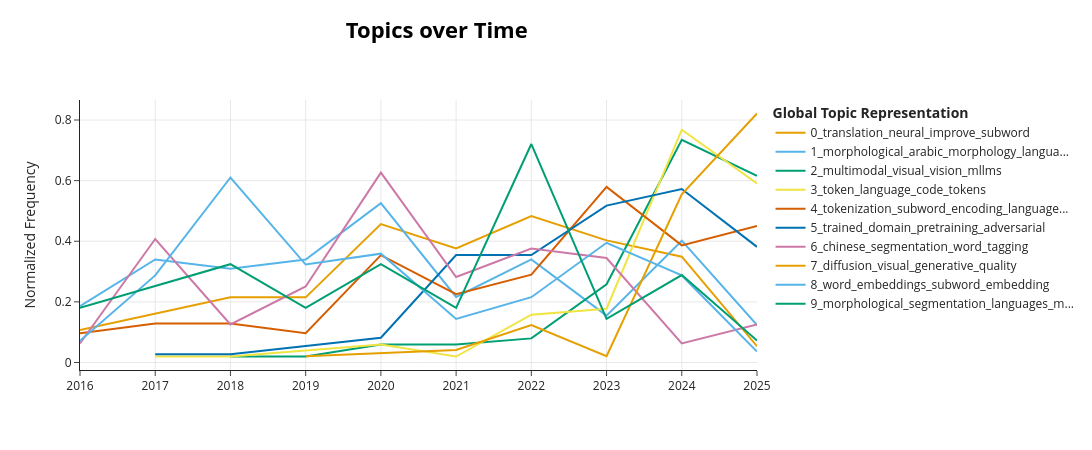

The notebook cell saved with this chart:
### Code cell
years = real_tokenization[~real_tokenization['exclude']]['year'].to_list()
topics_over_time = model.topics_over_time(motivations, years)
model.visualize_topics_over_time(topics_over_time, normalize_frequency=True, top_n_topics=10)

### Figure 1 — Plotly figure (JSON) as saved in the notebook; plotly's stock layout.template omitted (floating-point values rounded to 4 significant figures)
{"data": [{"hoverinfo": "text", "hovertext": ["<b>Topic 0</b><br>Words: translation, machine, neural, bilingual, convolution", "<b>Topic 0</b><br>Words: translation, neural, bidirectional, tree, multilingual", "<b>Topic 0</b><br>Words: translation, neural, input, compositional, recurrent", "<b>Topic 0</b><br>Words: translation, machine, neural, nmt, improve", "<b>Topic 0</b><br>Words: translation, neural, improve, quality, subword", "<b>Topic 0</b><br>Words: translation, neural, improve, subword, resource", "<b>Topic 0</b><br>Words: translation, machine, neural, multilingual, quality", "<b>Topic 0</b><br>Words: translation, neural, improve, quality, subword", "<b>Topic 0</b><br>Words: translation, neural, of, quality, subword", "<b>Topic 0</b><br>Words: translation, neural, contextualization, vocabulary, discrepancy"], "marker": {"color": "#E69F00"}, "mode": "lines", "name": "0_translation_neural_improve_subword", "type": "scatter", "x": [2016, 2017, 2018, 2019, 2020, 2021, 2022, 2023, 2024, 2025], "y": [0.1074, 0.1611, 0.2148, 0.2148, 0.4565, 0.3759, 0.4833, 0.4028, 0.3491, 0.0537]}, {"hoverinfo": "text", "hovertext": ["<b>Topic 1</b><br>Words: morphological, arabic, morpheme, esperanto, lexicon", "<b>Topic 1</b><br>Words: arabic, morphological, dialectal, analysis, japanese", "<b>Topic 1</b><br>Words: morphological, arabic, analyzer, linguists, corpus", "<b>Topic 1</b><br>Words: morphological, arabic, resource, languages, morphology", "<b>Topic 1</b><br>Words: morphological, arabic, language, corpus, morphology", "<b>Topic 1</b><br>Words: morphological, uyghur, gitksan, language, arabic", "<b>Topic 1</b><br>Words: morphological, resource, morphology, languages, arabic", "<b>Topic 1</b><br>Words: morphological, arabic, annotation, camelparser2, formalisms", "<b>Topic 1</b><br>Words: arabic, morphological, languages, linguistic, morphology", "<b>Topic 1</b><br>Words: linguistics, indonesian, morphology, nlp, sumerian"], "marker": {"color": "#56B4E9"}, "mode": "lines", "name": "1_morphological_arabic_morphology_langua...", "type": "scatter", "x": [2016, 2017, 2018, 2019, 2020, 2021, 2022, 2023, 2024, 2025], "y": [0.1854, 0.34, 0.309, 0.34, 0.5254, 0.2163, 0.34, 0.1545, 0.4018, 0.1236]}, {"hoverinfo": "text", "hovertext": ["<b>Topic 2</b><br>Words: visual, features, pixels, learned, characters", "<b>Topic 2</b><br>Words: video, turn, dialogues, scenes, answering", "<b>Topic 2</b><br>Words: visual, supervision, modify, controllability, captioning", "<b>Topic 2</b><br>Words: text, visual, cogview, captions, autoencoders", "<b>Topic 2</b><br>Words: attribute, multimodal, visual, alignment, text", "<b>Topic 2</b><br>Words: multimodal, visual, text, vision, alignment", "<b>Topic 2</b><br>Words: multimodal, visual, vision, language, mllms", "<b>Topic 2</b><br>Words: multimodal, visual, vision, mllms, language"], "marker": {"color": "#009E73"}, "mode": "lines", "name": "2_multimodal_visual_vision_mllms", "type": "scatter", "x": [2018, 2019, 2020, 2021, 2022, 2023, 2024, 2025], "y": [0.01986, 0.01986, 0.05958, 0.05958, 0.07945, 0.2582, 0.7349, 0.6157]}, {"hoverinfo": "text", "hovertext": ["<b>Topic 3</b><br>Words: burstiness, reuse, caching, augmenting, words", "<b>Topic 3</b><br>Words: weights, size, reducing, subword, quality", "<b>Topic 3</b><br>Words: boost, deterministic, prevent, compositionality, comprehension", "<b>Topic 3</b><br>Words: misspellings, code, byte, encoding, multilingual", "<b>Topic 3</b><br>Words: and, for, token, anisotropic, language", "<b>Topic 3</b><br>Words: and, token, language, code, training", "<b>Topic 3</b><br>Words: by, for, token, code, tokens", "<b>Topic 3</b><br>Words: token, language, tokens, byte, tokenization"], "marker": {"color": "#F0E442"}, "mode": "lines", "name": "3_token_language_code_tokens", "type": "scatter", "x": [2017, 2018, 2020, 2021, 2022, 2023, 2024, 2025], "y": [0.0197, 0.0197, 0.05909, 0.0197, 0.1576, 0.1773, 0.7681, 0.5909]}, {"hoverinfo": "text", "hovertext": ["<b>Topic 4</b><br>Words: annotated, mastering, loan, memorized, lexicogrammatical", "<b>Topic 4</b><br>Words: of, for, expressions, tokenization, effort", "<b>Topic 4</b><br>Words: chinese, tokenization, using, accounting, ascii", "<b>Topic 4</b><br>Words: bytepair, tokenization, encoding, classification, stochastic", "<b>Topic 4</b><br>Words: tokenization, language, cognitive, korean, vocabulary", "<b>Topic 4</b><br>Words: tokenization, korean, preprocessing, languages, processing", "<b>Topic 4</b><br>Words: tokenization, wordpiece, korean, languages, morpheme", "<b>Topic 4</b><br>Words: tokenization, subword, morphological, encoding, korean", "<b>Topic 4</b><br>Words: tokenization, for, subword, tokenizer, morphology", "<b>Topic 4</b><br>Words: tokenization, encoding, byte, languages, nlp"], "marker": {"color": "#D55E00"}, "mode": "lines", "name": "4_tokenization_subword_encoding_language...", "type": "scatter", "x": [2016, 2017, 2018, 2019, 2020, 2021, 2022, 2023, 2024, 2025], "y": [0.09657, 0.1288, 0.1288, 0.09657, 0.3541, 0.2253, 0.2897, 0.5794, 0.3863, 0.4507]}, {"hoverinfo": "text", "hovertext": ["<b>Topic 5</b><br>Words: and, parametric, changing, retraining, distributions", "<b>Topic 5</b><br>Words: adversarial, trick, white, classifiers, examples", "<b>Topic 5</b><br>Words: spans, training, fragmentation, operand, alleviating", "<b>Topic 5</b><br>Words: pre, domain, training, trained, pretraining", "<b>Topic 5</b><br>Words: and, pre, language, trained, domain", "<b>Topic 5</b><br>Words: and, domain, trained, masked, model", "<b>Topic 5</b><br>Words: and, language, pre, trained, fit", "<b>Topic 5</b><br>Words: language, ai, llms, pre, vocabulary"], "marker": {"color": "#0072B2"}, "mode": "lines", "name": "5_trained_domain_pretraining_adversarial", "type": "scatter", "x": [2017, 2018, 2020, 2021, 2022, 2023, 2024, 2025], "y": [0.02725, 0.02725, 0.08174, 0.3542, 0.3542, 0.5177, 0.5722, 0.3815]}, {"hoverinfo": "text", "hovertext": ["<b>Topic 6</b><br>Words: dictionary, chinese, annotation, segmentation, word", "<b>Topic 6</b><br>Words: and, chinese, word, segmentation, tagging", "<b>Topic 6</b><br>Words: chinese, word, segmentation, mongolian, segmental", "<b>Topic 6</b><br>Words: chinese, word, segmentation, tagging, domain", "<b>Topic 6</b><br>Words: chinese, segmentation, word, criteria, tagging", "<b>Topic 6</b><br>Words: and, chinese, segmentation, word, domain", "<b>Topic 6</b><br>Words: chinese, segmentation, word, tagging, part", "<b>Topic 6</b><br>Words: chinese, segmentation, word, poetry, tagging", "<b>Topic 6</b><br>Words: and, chinese, poetry, word, segmentation", "<b>Topic 6</b><br>Words: chinese, segmentation, poetry, errors, pauses"], "marker": {"color": "#CC79A7"}, "mode": "lines", "name": "6_chinese_segmentation_word_tagging", "type": "scatter", "x": [2016, 2017, 2018, 2019, 2020, 2021, 2022, 2023, 2024, 2025], "y": [0.06265, 0.4072, 0.1253, 0.2506, 0.6265, 0.2819, 0.3759, 0.3446, 0.06265, 0.1253]}, {"hoverinfo": "text", "hovertext": ["<b>Topic 7</b><br>Words: distributions, flows, normalizing, modeling, video", "<b>Topic 7</b><br>Words: visual, video, designed, generator, hand", "<b>Topic 7</b><br>Words: video, visual, disentangled, spatiotemporal, object", "<b>Topic 7</b><br>Words: video, aggregation, spatial, encoding, computational", "<b>Topic 7</b><br>Words: video, images, diffusion, visual, generative", "<b>Topic 7</b><br>Words: video, diffusion, quality, generative, autoregressive"], "marker": {"color": "#E69F00"}, "mode": "lines", "name": "7_diffusion_visual_generative_quality", "type": "scatter", "x": [2019, 2021, 2022, 2023, 2024, 2025], "y": [0.02054, 0.04107, 0.1232, 0.02054, 0.5545, 0.8215]}, {"hoverinfo": "text", "hovertext": ["<b>Topic 8</b><br>Words: words, similarity, unexpected, hesitations, embeddings", "<b>Topic 8</b><br>Words: embeddings, word, of, subword, embedding", "<b>Topic 8</b><br>Words: word, embeddings, words, subword, vocabulary", "<b>Topic 8</b><br>Words: word, embeddings, on, embedding, subword", "<b>Topic 8</b><br>Words: word, embeddings, vocabulary, trained, character", "<b>Topic 8</b><br>Words: embeddings, words, morphology, pcfg, analogy", "<b>Topic 8</b><br>Words: embeddings, representations, korean, contextual, subword", "<b>Topic 8</b><br>Words: word, embeddings, subword, sense, character", "<b>Topic 8</b><br>Words: korean, word, embeddings, subword, language", "<b>Topic 8</b><br>Words: stylistic, transferring, subword, inference, word"], "marker": {"color": "#56B4E9"}, "mode": "lines", "name": "8_word_embeddings_subword_embedding", "type": "scatter", "x": [2016, 2017, 2018, 2019, 2020, 2021, 2022, 2023, 2024, 2025], "y": [0.0718, 0.2872, 0.6103, 0.3231, 0.359, 0.1436, 0.2154, 0.3949, 0.2872, 0.0359]}, {"hoverinfo": "text", "hovertext": ["<b>Topic 9</b><br>Words: morphological, native, segmentation, morphotactics, unsupervised", "<b>Topic 9</b><br>Words: morphological, segmentation, languages, sequence, annotated", "<b>Topic 9</b><br>Words: morphological, segmentation, languages, unsupervised, morphemes", "<b>Topic 9</b><br>Words: morphological, morpheme, languages, segmentation, polysynthetic", "<b>Topic 9</b><br>Words: morphological, segmentation, languages, french, morphemes", "<b>Topic 9</b><br>Words: morphological, segmentation, morphology, language, seneca", "<b>Topic 9</b><br>Words: morphological, segmentation, languages, morpheme, morphemes", "<b>Topic 9</b><br>Words: morphological, segmentation, morphemes, intonation, prosodic", "<b>Topic 9</b><br>Words: morphological, segmentation, prosodic, languages, maori", "<b>Topic 9</b><br>Words: inuktitut, morphological, syllabics, bribri, segmentation"], "marker": {"color": "#009E73"}, "mode": "lines", "name": "9_morphological_segmentation_languages_m...", "type": "scatter", "x": [2016, 2017, 2018, 2019, 2020, 2021, 2022, 2023, 2024, 2025], "y": [0.1802, 0.2523, 0.3243, 0.1802, 0.3243, 0.1802, 0.7207, 0.1441, 0.2883, 0.07207]}], "layout": {"height": 450, "hoverlabel": {"bgcolor": "white", "font": {"family": "Rockwell", "size": 16}}, "legend": {"title": {"text": "<b>Global Topic Representation"}}, "title": {"font": {"color": "Black", "size": 22}, "text": "<b>Topics over Time</b>", "x": 0.4, "xanchor": "center", "y": 0.95, "yanchor": "top"}, "width": 1250, "xaxis": {"showgrid": true}, "yaxis": {"showgrid": true, "title": {"text": "Normalized Frequency"}}}}
